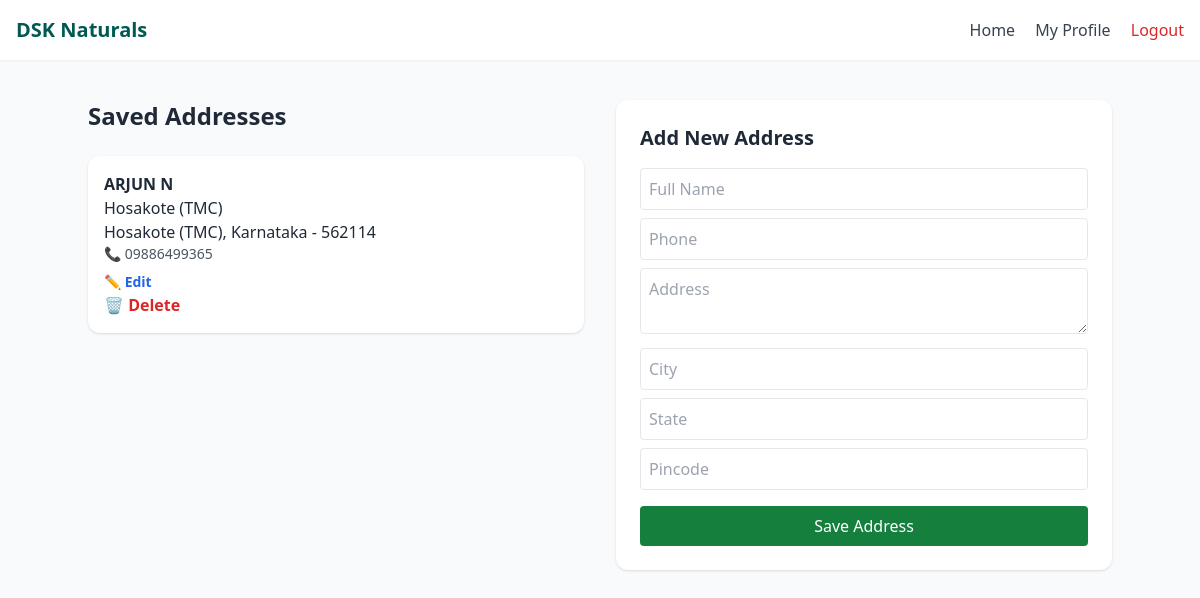
The app's page /api/address/ (signed in) with its own data.
### api/models.py (models this page shows, shortened)
class Address(models.Model):
    user = models.ForeignKey(User, on_delete=models.CASCADE)
    full_name = models.CharField(max_length=100)
    phone = models.CharField(max_length=15)
    address = models.TextField()
    city = models.CharField(max_length=50)
    state = models.CharField(max_length=50)
    pincode = models.CharField(max_length=10)
    landmark = models.CharField(max_length=100, blank=True)
    is_default = models.BooleanField(default=False)

### api/views.py (the view, shortened to what this page needs)
# urls.py: path("address/", views.address_list, name="address"),
@login_required
def address_list(request):
    edit_address = None
    address_id = request.GET.get("edit")
    if address_id:
        edit_address = get_object_or_404(
            Address, id=address_id, user=request.user
        )
    addresses = Address.objects.filter(user=request.user)
    return render(request, "profile/address.html", {
        "addresses": addresses,
        "edit_address": edit_address
    })

### templates/templates/profile/address.html (shortened to what this page needs)
{% extends "base.html" %}
{% block content %}
<div class="max-w-5xl mx-auto mt-10 grid grid-cols-1 md:grid-cols-2 gap-8">
  <div>
    <h2 class="text-2xl font-semibold mb-6">Saved Addresses</h2>
    {% if addresses %}
      {% for addr in addresses %}
        <div class="bg-white p-4 rounded-xl shadow mb-4">
          <p class="font-semibold">{{ addr.full_name }}</p>
          <p>{{ addr.address }}</p>
          <p>{{ addr.city }}, {{ addr.state }} - {{ addr.pincode }}</p>
          <p class="text-sm text-gray-600">📞 {{ addr.phone }}</p>
          <a href="?edit={{ addr.id }}"
             class="text-blue-600 text-sm font-semibold mt-2 inline-block">
             ✏️ Edit
          </a>
          <form
            method="POST"
            action="{% url 'delete_address' addr.id %}"
            onsubmit="return confirm('Are you sure you want to delete this address?');"
          >
            <button
              type="submit"
              class="flex items-center gap-1 text-red-600 font-semibold hover:underline"
            >
              🗑 Delete
            </button>
          </form>
        </div>
      {% endfor %}
    {% else %}
      <p>No saved addresses.</p>
    {% endif %}
  </div>
  <div class="bg-white p-6 rounded-xl shadow">
    <h2 class="text-xl font-semibold mb-4">
      {% if edit_address %}Edit Address{% else %}Add New Address{% endif %}
    </h2>
    <form method="POST">
      <input name="full_name" placeholder="Full Name"
             value="{{ edit_address.full_name|default:'' }}"
             class="w-full border p-2 mb-2 rounded">
      <input name="phone" placeholder="Phone"
             value="{{ edit_address.phone|default:'' }}"
             class="w-full border p-2 mb-2 rounded">
      <textarea name="address" placeholder="Address"
                class="w-full border p-2 mb-2 rounded">{{ edit_address.address|default:'' }}</textarea>
      <input name="city" placeholder="City"
             value="{{ edit_address.city|default:'' }}"
             class="w-full border p-2 mb-2 rounded">
      <input name="state" placeholder="State"
             value="{{ edit_address.state|default:'' }}"
             class="w-full border p-2 mb-2 rounded">
      <input name="pincode" placeholder="Pincode"
             value="{{ edit_address.pincode|default:'' }}"
             class="w-full border p-2 mb-4 rounded">
      <button class="w-full bg-green-700 text-white py-2 rounded">
        {% if edit_address %}Update Address{% else %}Save Address{% endif %}
      </button>
    </form>
  </div>
</div>
{% endblock %}

### records on screen
Address: full_name "ARJUN N", address "Hosakote (TMC)", city "Hosakote (TMC)", state "Karnataka", pincode "562114", phone "09886499365"
